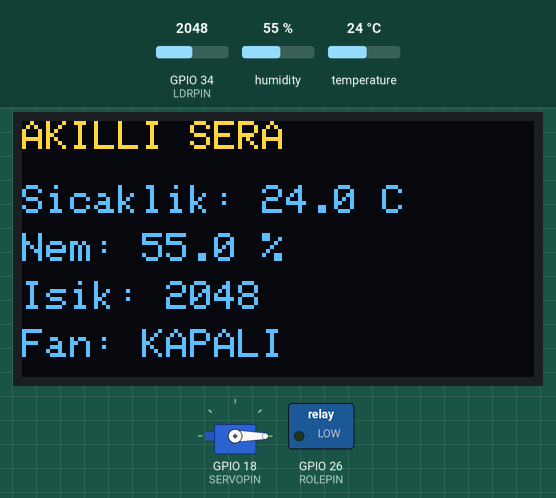
The sketch below on a simulated ESP32. On the bench: servo, 128×64 one-colour display, switched loads named in the sketch (green lamp = pin HIGH). Inputs (shaded band) come from the test bench; at power-on: temperature 24 °C, GPIO 34 (LDRPIN) = 2048, humidity 55 %. The OLED is the two-colour kind (top 16 rows yellow); what the sketch prints to the serial monitor is not drawn.

Above: at 2.6 s.
2.7 s: temperature set to 27.2 °C
At 6.5 s:
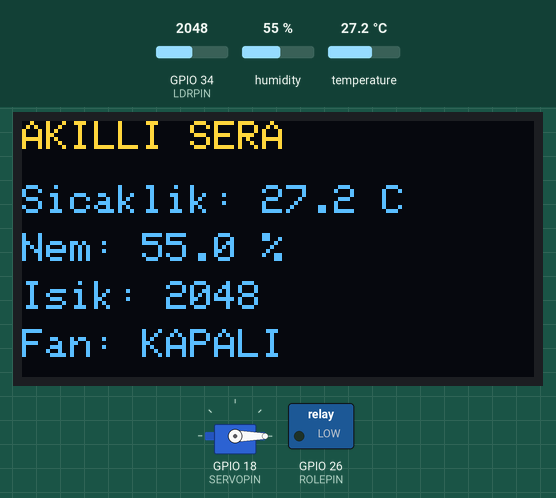
7.5 s: temperature set to 28.7 °C
At 10.7 s:
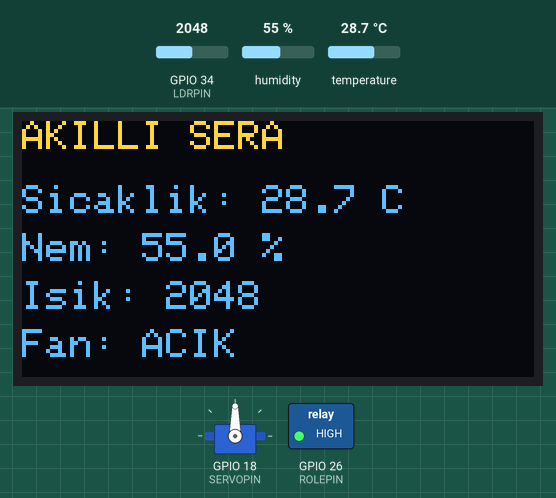
11.5 s: GPIO 34 (LDRPIN) set to 2866
At 13.3 s:
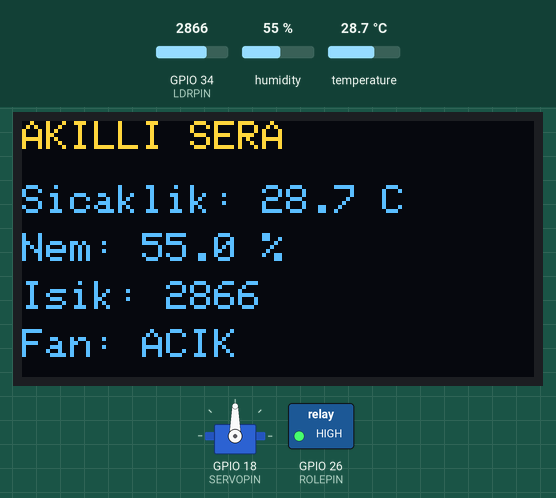
14.4 s: humidity set to 22 %
At 19.2 s:
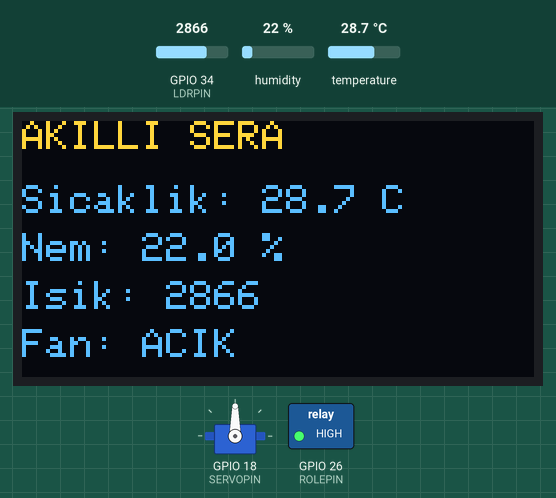
19.5 s: GPIO 34 (LDRPIN) set to 3603
At 20.5 s:
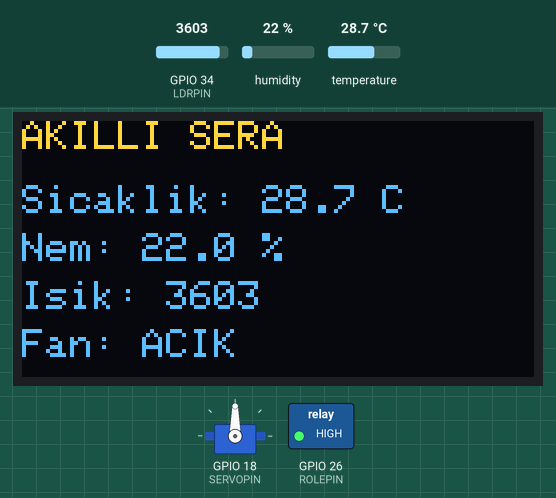
22.4 s: GPIO 34 (LDRPIN) set to 4095
At 24.8 s:
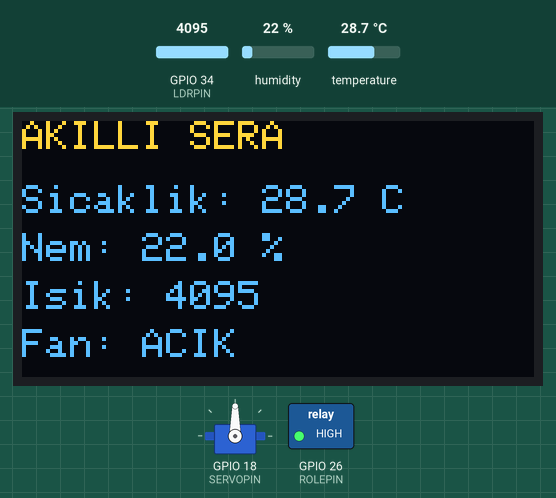
Timing chart, 0 to 26.3 s (numbered marks = the images above; inputs shaded):
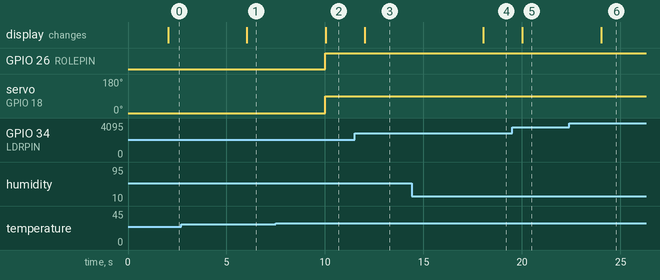

Measured:
- the behaviour switches between 28 and 28.1 °C on temperature (found by bisection; images 1 and 2)
- after the input at 2.7 s, the display: changes after 3.3 s (image 1)
- after the input at 7.5 s, GPIO 26 (ROLEPIN): LOW → HIGH after 2.5 s; servo on GPIO 18 (SERVOPIN): 0° → 90° after 2.5 s; the display: changes after 2.5 s (image 2)
- after the input at 11.5 s, the display: changes after 0.53 s (image 3)
- after the input at 14.4 s, the display: changes after 3.6 s (image 4)
- after the input at 19.5 s, the display: changes after 0.53 s (image 5)
- after the input at 22.4 s, the display: changes after 1.6 s (image 6)

The sketch:

sketch.ino
```cpp
#include "DHT.h"
#include <ESP32Servo.h>
#include <Wire.h>
#include <Adafruit_GFX.h>
#include <Adafruit_SSD1306.h>

#define DHTPIN 15
#define DHTTYPE DHT22
#define LDRPIN 34
#define ROLEPIN 26
#define SERVOPIN 18

#define EKRAN_GENISLIK 128
#define EKRAN_YUKSEKLIK 64

const float ACMA_SICAKLIK = 28.0;
const float KAPAMA_SICAKLIK = 26.0;
const unsigned long OKUMA_ARALIGI = 2000;

DHT dht(DHTPIN, DHTTYPE);
Servo kapak;
Adafruit_SSD1306 ekran(EKRAN_GENISLIK, EKRAN_YUKSEKLIK, &Wire, -1);
bool fanAcik = false;
unsigned long sonOkuma = 0;

void setup() {
  Serial.begin(115200);
  dht.begin();
  pinMode(ROLEPIN, OUTPUT);
  digitalWrite(ROLEPIN, LOW);
  kapak.attach(SERVOPIN);
  kapak.write(0);

  if (!ekran.begin(SSD1306_SWITCHCAPVCC, 0x3C)) {
    Serial.println("OLED bulunamadi!");
    while (true);
  }
  ekran.clearDisplay();
  ekran.setTextSize(1);
  ekran.setTextColor(SSD1306_WHITE);
  ekran.setCursor(0, 0);
  ekran.println("Basliyor...");
  ekran.display();
}

void loop() {
  unsigned long simdi = millis();
  if (simdi - sonOkuma < OKUMA_ARALIGI) {
    return;
  }
  sonOkuma = simdi;

  float sicaklik = dht.readTemperature();
  float nem = dht.readHumidity();
  int isik = analogRead(LDRPIN);

  if (isnan(sicaklik) || isnan(nem)) {
    Serial.println("Okuma hatasi!");
    return;
  }

  if (!fanAcik && sicaklik > ACMA_SICAKLIK) {
    fanAcik = true;
    digitalWrite(ROLEPIN, HIGH);
    kapak.write(90);
  } else if (fanAcik && sicaklik < KAPAMA_SICAKLIK) {
    fanAcik = false;
    digitalWrite(ROLEPIN, LOW);
    kapak.write(0);
  }

  Serial.print("Sicaklik: ");
  Serial.print(sicaklik);
  Serial.print(" C, Nem: ");
  Serial.print(nem);
  Serial.print(", Isik: ");
  Serial.print(isik);
  Serial.print(", Fan: ");
  Serial.println(fanAcik ? "ACIK" : "KAPALI");

  ekran.clearDisplay();
  ekran.setCursor(0, 0);
  ekran.println("AKILLI SERA");

  ekran.setCursor(0, 16);
  ekran.print("Sicaklik: ");
  ekran.print(sicaklik, 1);
  ekran.println(" C");

  ekran.setCursor(0, 28);
  ekran.print("Nem: ");
  ekran.print(nem, 1);
  ekran.println(" %");

  ekran.setCursor(0, 40);
  ekran.print("Isik: ");
  ekran.println(isik);

  ekran.setCursor(0, 52);
  ekran.print("Fan: ");
  ekran.println(fanAcik ? "ACIK" : "KAPALI");

  ekran.display();
}
```
